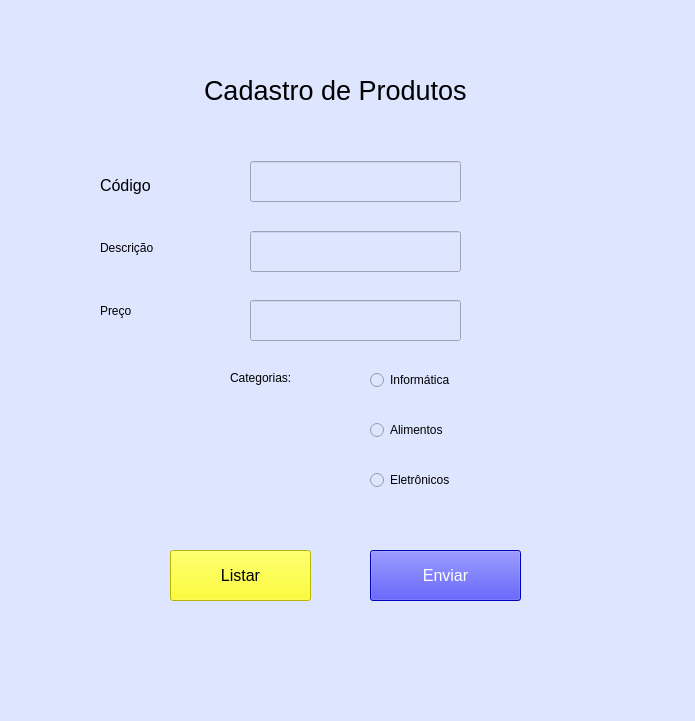
<?xml version="1.0" encoding="UTF-8"?>
<ui version="4.0">
 <class>MainWindow</class>
 <widget class="QMainWindow" name="MainWindow">
  <property name="geometry">
   <rect>
    <x>0</x>
    <y>0</y>
    <width>695</width>
    <height>721</height>
   </rect>
  </property>
  <property name="font">
   <font>
    <pointsize>12</pointsize>
   </font>
  </property>
  <property name="windowTitle">
   <string>MainWindow</string>
  </property>
  <property name="styleSheet">
   <string notr="true">background-color: rgb(255, 255, 127);
background-color: rgb(221, 229, 255);</string>
  </property>
  <widget class="QWidget" name="centralwidget">
   <widget class="QLabel" name="label">
    <property name="geometry">
     <rect>
      <x>204</x>
      <y>60</y>
      <width>331</width>
      <height>61</height>
     </rect>
    </property>
    <property name="font">
     <font>
      <pointsize>20</pointsize>
     </font>
    </property>
    <property name="text">
     <string>Cadastro de Produtos</string>
    </property>
   </widget>
   <widget class="QLabel" name="label_2">
    <property name="geometry">
     <rect>
      <x>100</x>
      <y>170</y>
      <width>71</width>
      <height>31</height>
     </rect>
    </property>
    <property name="font">
     <font>
      <pointsize>12</pointsize>
     </font>
    </property>
    <property name="text">
     <string>Código</string>
    </property>
   </widget>
   <widget class="QLabel" name="label_3">
    <property name="geometry">
     <rect>
      <x>100</x>
      <y>240</y>
      <width>101</width>
      <height>16</height>
     </rect>
    </property>
    <property name="text">
     <string>Descrição</string>
    </property>
   </widget>
   <widget class="QLabel" name="label_4">
    <property name="geometry">
     <rect>
      <x>100</x>
      <y>300</y>
      <width>55</width>
      <height>21</height>
     </rect>
    </property>
    <property name="text">
     <string>Preço</string>
    </property>
   </widget>
   <widget class="QLineEdit" name="lineEdit">
    <property name="geometry">
     <rect>
      <x>250</x>
      <y>161</y>
      <width>211</width>
      <height>41</height>
     </rect>
    </property>
   </widget>
   <widget class="QLineEdit" name="lineEdit_2">
    <property name="geometry">
     <rect>
      <x>250</x>
      <y>231</y>
      <width>211</width>
      <height>41</height>
     </rect>
    </property>
   </widget>
   <widget class="QLineEdit" name="lineEdit_3">
    <property name="geometry">
     <rect>
      <x>250</x>
      <y>300</y>
      <width>211</width>
      <height>41</height>
     </rect>
    </property>
   </widget>
   <widget class="QRadioButton" name="radioButton">
    <property name="geometry">
     <rect>
      <x>370</x>
      <y>370</y>
      <width>131</width>
      <height>20</height>
     </rect>
    </property>
    <property name="text">
     <string>Informática</string>
    </property>
   </widget>
   <widget class="QRadioButton" name="radioButton_2">
    <property name="geometry">
     <rect>
      <x>370</x>
      <y>420</y>
      <width>131</width>
      <height>20</height>
     </rect>
    </property>
    <property name="text">
     <string>Alimentos</string>
    </property>
   </widget>
   <widget class="QRadioButton" name="radioButton_3">
    <property name="geometry">
     <rect>
      <x>370</x>
      <y>470</y>
      <width>131</width>
      <height>20</height>
     </rect>
    </property>
    <property name="text">
     <string>Eletrônicos</string>
    </property>
   </widget>
   <widget class="QLabel" name="label_5">
    <property name="geometry">
     <rect>
      <x>230</x>
      <y>370</y>
      <width>101</width>
      <height>16</height>
     </rect>
    </property>
    <property name="text">
     <string>Categorias:</string>
    </property>
   </widget>
   <widget class="QPushButton" name="pushButton">
    <property name="geometry">
     <rect>
      <x>370</x>
      <y>550</y>
      <width>151</width>
      <height>51</height>
     </rect>
    </property>
    <property name="font">
     <font>
      <pointsize>12</pointsize>
     </font>
    </property>
    <property name="styleSheet">
     <string notr="true">background-color: rgb(0, 0, 255);
color: rgb(255, 255, 255);</string>
    </property>
    <property name="text">
     <string>Enviar</string>
    </property>
   </widget>
   <widget class="QPushButton" name="pushButton_2">
    <property name="geometry">
     <rect>
      <x>170</x>
      <y>550</y>
      <width>141</width>
      <height>51</height>
     </rect>
    </property>
    <property name="font">
     <font>
      <pointsize>12</pointsize>
     </font>
    </property>
    <property name="styleSheet">
     <string notr="true">background-color: rgb(255, 255, 0);</string>
    </property>
    <property name="text">
     <string>Listar</string>
    </property>
   </widget>
  </widget>
  <widget class="QMenuBar" name="menubar">
   <property name="geometry">
    <rect>
     <x>0</x>
     <y>0</y>
     <width>695</width>
     <height>26</height>
    </rect>
   </property>
  </widget>
  <widget class="QStatusBar" name="statusbar"/>
 </widget>
 <resources/>
 <connections/>
</ui>
